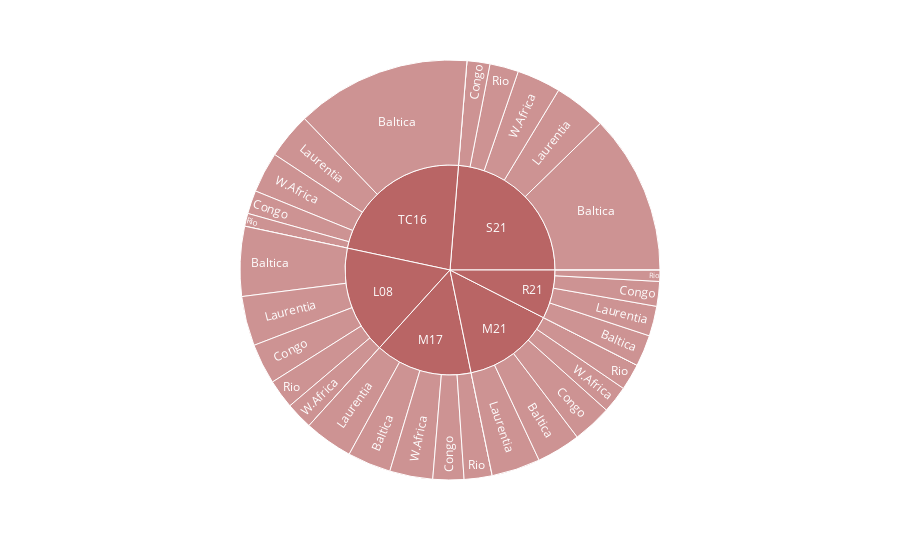
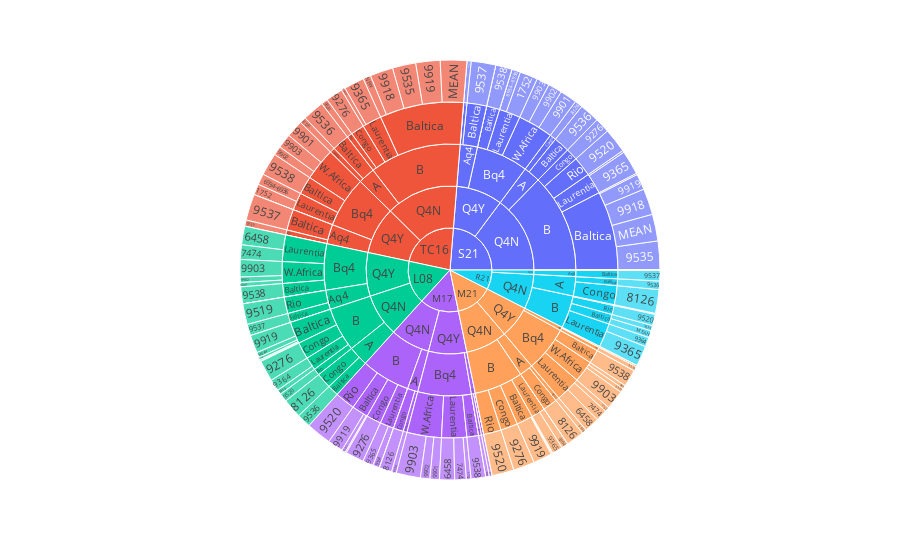

The cell these charts' notebook holds for them, in order:
### Markdown cell above
##### Aggregate the paleomagnetic bias at the model level

### Code cell
fig = px.sunburst(models_cat, path=['model','craton'], values='biasp', hover_data=['FROMAGE','TOAGE', 'RecEMinAge','RecEMin','poleA95'],color_discrete_sequence=["darkred","darkred","darkred","darkred","darkred","darkred"])
fig.update_traces(opacity=0.6)
fig.update_layout(uniformtext=dict(minsize=9))
fig.show()

fig = px.sunburst(models_cat, path=['model','Q4YN','Category','craton','GPMDB_result#'], values='biasp', hover_data=['FROMAGE','TOAGE', 'RecEMinAge','RecEMin','poleA95'])#,color_discrete_sequence=["lightblue","lightcoral","lightyellow","lightsteelblue","lightgreen"])
fig.show()

### Figure 1 — Plotly figure (JSON) as saved in the notebook; plotly's stock layout.template omitted (floating-point values rounded to 4 significant figures; data arrays with more than 128 entries replaced by an {"elided": "..."} marker saying what was removed)
{"data": [{"branchvalues": "total", "customdata": {"elided": "41x5 mixed values"}, "domain": {"x": [0, 1], "y": [0, 1]}, "hovertemplate": "labels=%{label}<br>biasp=%{value}<br>parent=%{parent}<br>id=%{id}<br>FROMAGE=%{customdata[0]}<br>TOAGE=%{customdata[1]}<br>RecEMinAge=%{customdata[2]}<br>RecEMin=%{customdata[3]}<br>poleA95=%{customdata[4]}<extra></extra>", "ids": ["L08/Baltica", "M17/Baltica", "M21/Baltica", "R21/Baltica", "S21/Baltica", "TC16/Baltica", "L08/Congo", "M17/Congo", "M21/Congo", "R21/Congo", "S21/Congo", "TC16/Congo", "L08/InErr", "M17/InErr", "M21/InErr", "R21/InErr", "S21/InErr", "TC16/InErr", "L08/Laurentia", "M17/Laurentia", "M21/Laurentia", "R21/Laurentia", "S21/Laurentia", "TC16/Laurentia", "L08/Rio", "M17/Rio", "M21/Rio", "R21/Rio", "S21/Rio", "TC16/Rio", "L08/W.Africa", "M17/W.Africa", "M21/W.Africa", "S21/W.Africa", "TC16/W.Africa", "L08", "M17", "M21", "R21", "S21", "TC16"], "labels": ["Baltica", "Baltica", "Baltica", "Baltica", "Baltica", "Baltica", "Congo", "Congo", "Congo", "Congo", "Congo", "Congo", "InErr", "InErr", "InErr", "InErr", "InErr", "InErr", "Laurentia", "Laurentia", "Laurentia", "Laurentia", "Laurentia", "Laurentia", "Rio", "Rio", "Rio", "Rio", "Rio", "Rio", "W.Africa", "W.Africa", "W.Africa", "W.Africa", "W.Africa", "L08", "M17", "M21", "R21", "S21", "TC16"], "name": "", "opacity": 0.6, "parents": ["L08", "M17", "M21", "R21", "S21", "TC16", "L08", "M17", "M21", "R21", "S21", "TC16", "L08", "M17", "M21", "R21", "S21", "TC16", "L08", "M17", "M21", "R21", "S21", "TC16", "L08", "M17", "M21", "R21", "S21", "TC16", "L08", "M17", "M21", "S21", "TC16", "", "", "", "", "", ""], "type": "sunburst", "values": [200.7, 125.0, 126.5, 90.63, 459.9, 503.8, 116.5, 89.09, 112.9, 71.13, 66.01, 67.23, 0, 0, 0, 0, 0, 0, 142.8, 140.2, 140.2, 86.13, 151.4, 132.5, 83.71, 80.55, 76.04, 32.55, 82.85, 37.2, 77.97, 123.9, 78.14, 126.4, 116.9, 621.7, 558.7, 533.7, 280.4, 886.5, 857.7]}], "layout": {"legend": {"tracegroupgap": 0}, "margin": {"t": 60}, "sunburstcolorway": ["darkred", "darkred", "darkred", "darkred", "darkred", "darkred"], "uniformtext": {"minsize": 9}}}

### Figure 2 — Plotly figure (JSON) as saved in the notebook; plotly's stock layout.template omitted (floating-point values rounded to 4 significant figures; data arrays with more than 128 entries replaced by an {"elided": "..."} marker saying what was removed)
{"data": [{"branchvalues": "total", "customdata": {"elided": "253x5 mixed values"}, "domain": {"x": [0, 1], "y": [0, 1]}, "hovertemplate": "labels=%{label}<br>biasp=%{value}<br>parent=%{parent}<br>id=%{id}<br>FROMAGE=%{customdata[0]}<br>TOAGE=%{customdata[1]}<br>RecEMinAge=%{customdata[2]}<br>RecEMin=%{customdata[3]}<br>poleA95=%{customdata[4]}<extra></extra>", "ids": {"elided": "253 str values"}, "labels": {"elided": "253 str values"}, "name": "", "parents": {"elided": "253 str values"}, "type": "sunburst", "values": {"elided": "253 float values"}}], "layout": {"legend": {"tracegroupgap": 0}, "margin": {"t": 60}}}
